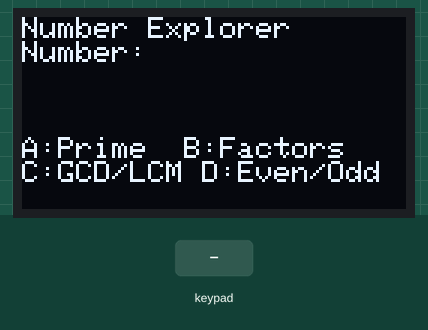
This sketch was run on a simulated ESP32. Parts: 128×64 one-colour display. Inputs (shaded band) come from the test bench.

Above: at 1.2 s.
1.3 s: keypad keys 1 3 1 2 1 4 2 7 A pressed 0.4 s apart
At 5.7 s:
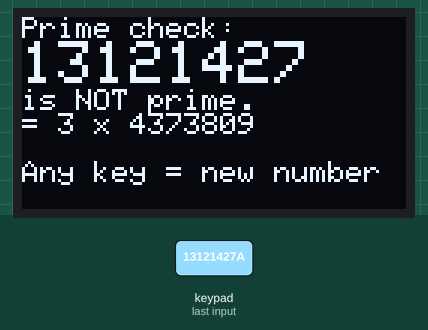
6.4 s: keypad keys 1 3 1 2 1 4 2 7 D pressed 0.4 s apart
At 10.6 s:
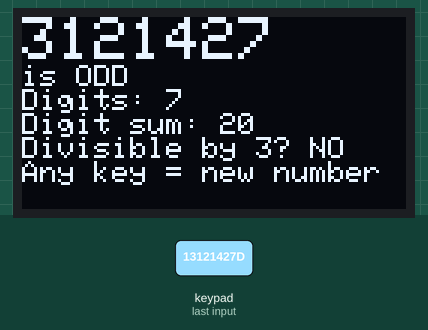
11.5 s: keypad keys 2 6 2 5 3 3 3 2 D pressed 0.4 s apart
At 15.9 s:
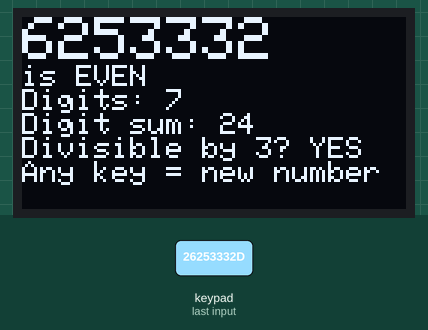
16.6 s: keypad keys 1 3 1 2 1 4 2 7 A pressed 0.4 s apart
At 20.9 s:
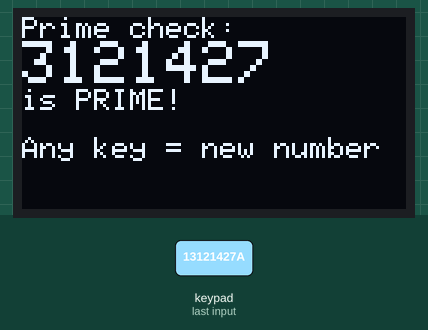
21.7 s: key '1' pressed
At 22.2 s:
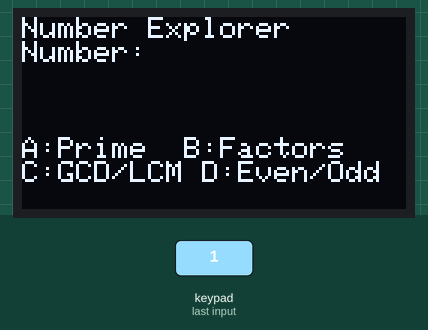
23.2 s: keypad keys 1 3 9 7 2 2 2 2 D pressed 0.4 s apart
At 27.0 s:
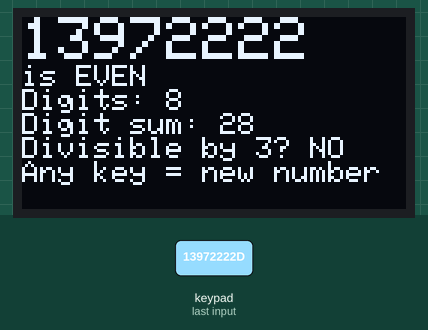
Timing chart, 0 to 28.5 s (numbered marks = the images above; inputs shaded):
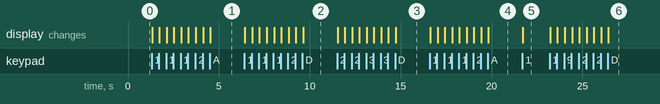

The sketch:

C4_Factor_Pages.ino
```cpp
#include <Wire.h>
#include <Adafruit_GFX.h>
#include <Adafruit_SSD1306.h>
#include <Keypad.h>

#define SCREEN_WIDTH 128
#define SCREEN_HEIGHT 64
Adafruit_SSD1306 display(SCREEN_WIDTH, SCREEN_HEIGHT, &Wire, -1);

const byte ROWS = 4;
const byte COLS = 4;
char keys[ROWS][COLS] = {
  {'1','2','3','A'},
  {'4','5','6','B'},
  {'7','8','9','C'},
  {'*','0','#','D'}
};
byte rowPins[ROWS] = {13, 12, 14, 27};
byte colPins[COLS] = {26, 25, 33, 32};
Keypad keypad = Keypad(makeKeymap(keys), rowPins, colPins, ROWS, COLS);

// ---------- NEW: NUMBER EXPLORER STATE ----------
String currentInput = "";
unsigned long num1 = 0;
unsigned long num2 = 0;
int stage = 1;   // 1 = typing a number, 2 = typing 2nd number (GCD), 3 = result
                 // 4 = CHALLENGE 4: reading a long factor list, page by page
String factorList = "";
int page = 0;
const int PAGE_CHARS = 105;      // 5 lines x 21 characters

void setup() {
  Serial.begin(115200);
  if (!display.begin(SSD1306_SWITCHCAPVCC, 0x3C)) {
    Serial.println("OLED not found");
    while (true);
  }
  display.setTextColor(SSD1306_WHITE);
  showScreen();
}

void loop() {
  char key = keypad.getKey();
  if (!key) return;

  if (stage == 4 && key == 'A') {      // A = next page of factors
    page++;
    if (page * PAGE_CHARS >= factorList.length()) page = 0;   // back to page 1
    showFactorPage();
    return;
  }

  if (key == '*' || stage >= 3) {      // * clears; any key after a result too
    resetExplorer();
    return;
  }

  if (key >= '0' && key <= '9') {       // a digit: add it (max 9 digits)
    if (currentInput.length() < 9) {
      currentInput += key;
    }
    showScreen();
    return;
  }

  if (currentInput.length() == 0) return;   // type a number first!

  if (stage == 1) {
    num1 = currentInput.toInt();
    if (key == 'A') {
      showPrime(num1);
      stage = 3;
    }
    else if (key == 'B') {
      showFactors(num1);
      stage = 4;
    }
    else if (key == 'C') {             // GCD needs a second number
      currentInput = "";
      stage = 2;
      showScreen();
    }
    else if (key == 'D') {
      showEvenOdd(num1);
      stage = 3;
    }
  }
  else if (stage == 2 && key == '#') {
    num2 = currentInput.toInt();
    showGcdLcm(num1, num2);
    stage = 3;
  }
}

// ---------- MATHS FUNCTIONS ----------

// Returns the smallest factor of n (bigger than 1),
// or 0 if there is none (which means n is prime).
unsigned long smallestFactor(unsigned long n) {
  unsigned long d = 2;
  unsigned long found = 0;
  while (d * d <= n) {
    if (n % d == 0) {          // remainder 0: d divides n exactly
      found = d;
      break;                   // found one: stop the loop early
    }
    d++;
  }
  return found;
}

// Greatest Common Divisor, using Euclid's method
unsigned long gcd(unsigned long a, unsigned long b) {
  while (b != 0) {
    unsigned long r = a % b;
    a = b;
    b = r;
  }
  return a;
}

// ---------- SCREENS ----------

void showScreen() {
  display.clearDisplay();
  display.setTextSize(1);
  display.setCursor(0, 0);
  if (stage == 1) {
    display.println("Number Explorer");
    display.println("Number:");
    display.setTextSize(2);
    display.println(currentInput);
    display.setTextSize(1);
    display.println("");
    display.println("A:Prime  B:Factors");
    display.println("C:GCD/LCM D:Even/Odd");
  }
  else if (stage == 2) {
    display.println("GCD / LCM");
    display.print("1st: ");
    display.println(num1);
    display.println("2nd number:");
    display.setTextSize(2);
    display.println(currentInput);
    display.setTextSize(1);
    display.println("# = Calculate");
  }
  display.display();
}

void startResult() {
  display.clearDisplay();
  display.setTextSize(1);
  display.setCursor(0, 0);
}

void showPrime(unsigned long n) {
  startResult();
  display.println("Prime check:");
  display.setTextSize(2);
  display.println(n);
  display.setTextSize(1);
  if (n < 2) {
    display.println("is NOT prime.");
    display.println("(Primes start at 2)");
  } else {
    unsigned long f = smallestFactor(n);
    if (f == 0) {
      display.println("is PRIME!");
    } else {
      display.println("is NOT prime.");
      display.print("= ");
      display.print(f);
      display.print(" x ");
      display.println(n / f);
    }
  }
  display.println("");
  display.println("Any key = new number");
  display.display();
}

void showFactors(unsigned long n) {
  startResult();
  if (n == 0 || n > 100000) {
    display.println("Factors tool works");
    display.println("for 1 to 100000.");
    display.println("");
    display.println("Any key = new number");
    display.display();
    return;
  }
  String list = "";
  int count = 0;
  for (unsigned long d = 1; d <= n; d++) {
    if (n % d == 0) {
      list += String(d) + " ";
      count++;
    }
  }
  factorList = String(n) + " has " + String(count) + " factors: " + list;
  page = 0;
  showFactorPage();
}

// CHALLENGE 4: show one page (105 characters) of the factor list
void showFactorPage() {
  startResult();
  int start = page * PAGE_CHARS;
  display.println(factorList.substring(start, start + PAGE_CHARS));
  int pages = (factorList.length() + PAGE_CHARS - 1) / PAGE_CHARS;
  display.setCursor(0, 56);
  display.print("Page ");
  display.print(page + 1);
  display.print("/");
  display.print(pages);
  display.print("  A=Next");
  display.display();
}

void showGcdLcm(unsigned long a, unsigned long b) {
  startResult();
  if (a == 0 || b == 0) {
    display.println("Use numbers above 0");
  } else {
    unsigned long g = gcd(a, b);
    unsigned long long lcm = (unsigned long long)(a / g) * b;
    display.print(a);
    display.print(" and ");
    display.println(b);
    display.println("");
    display.print("GCD = ");
    display.println(g);
    display.print("LCM = ");
    display.println(lcm);
  }
  display.println("");
  display.println("Any key = new number");
  display.display();
}

void showEvenOdd(unsigned long n) {
  int digitSum = 0;
  int digitCount = 0;
  unsigned long temp = n;
  while (temp > 0) {
    digitSum += temp % 10;     // take the last digit
    temp = temp / 10;          // remove the last digit
    digitCount++;
  }
  if (n == 0) digitCount = 1;

  startResult();
  display.setTextSize(2);
  display.println(n);
  display.setTextSize(1);
  if (n % 2 == 0) {
    display.println("is EVEN");
  } else {
    display.println("is ODD");
  }
  display.print("Digits: ");
  display.println(digitCount);
  display.print("Digit sum: ");
  display.println(digitSum);
  display.print("Divisible by 3? ");
  display.println(n % 3 == 0 ? "YES" : "NO");
  display.println("Any key = new number");
  display.display();
}

void resetExplorer() {
  currentInput = "";
  num1 = 0;
  num2 = 0;
  stage = 1;
  showScreen();
}
```

Measured:
- after the input at 1.3 s, the display: first changes at once (image 1 shows a later state)
- after the input at 6.4 s, the display: first changes at once (image 2 shows a later state)
- after the input at 11.5 s, the display: first changes at once (image 3 shows a later state)
- after the input at 16.6 s, the display: first changes at once (image 4 shows a later state)
- after the input at 21.7 s, the display: changes at once (image 5)
- after the input at 23.2 s, the display: first changes at once (image 6 shows a later state)
